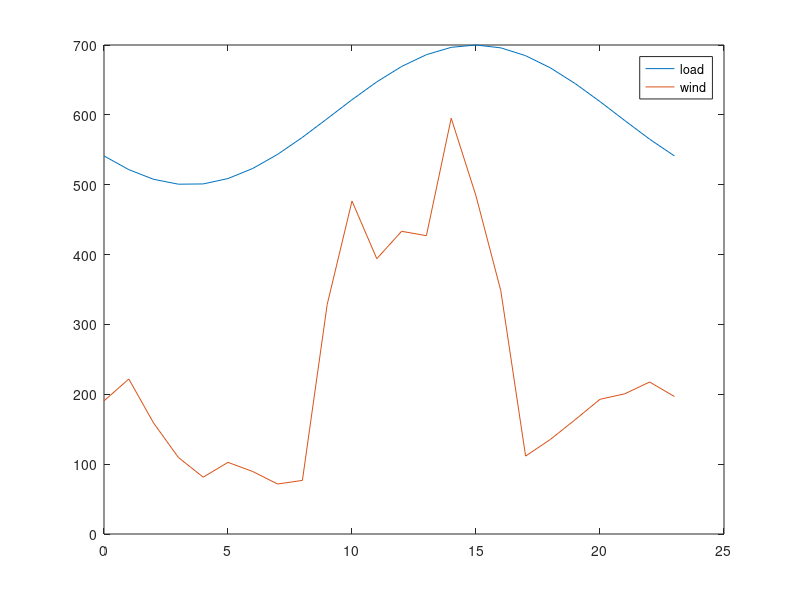

This chart was generated by the following MATLAB code: (Note: this script raises an error after producing the figure.)
clear all

% Runs simulation for the lifetime of the battery

%% Tunables 

life=50400; %this will need to be changed with degradation
Endlife_cap = 0.5;
Starting_cap = 1;
Simu_interval = 720; % one month for degredation interval

ESCap = 20; % MW
ESallowed = 0.8;

k_dollar_coal = 2.37; % dollar/mmbtu, 2014: 2.37, 2017: 2.22
k_dollar_gas = 5.00; % dollar/mmbtu, 2014: 5.00, 2017: 3.67

%emissions factors
k_coal = 206*0.453592; % CO2 kg/mmbtu 
k_gas = 117*0.453592; % CO2 kg/mmbtu 
k_coal_nox = 0.227*0.453592;
k_gas_nox = 0.116*0.453592;
k_coal_so2 = 0.15713*0.453592; 
k_gas_so2 = 0.001*0.453592;

k_co2=[k_coal,k_coal,k_gas,k_gas]; % for heavy coal
k_nox=[k_coal_nox,k_coal_nox,k_gas_nox,k_gas_nox]; % for heavy coal
k_so2=[k_coal_so2,k_coal_so2,k_gas_so2,k_gas_so2]; % for heavy coal

k_dollar=[k_dollar_coal,k_dollar_coal,k_dollar_gas,k_dollar_gas]; % for heavy coal

Flag_wind=1.35; % 0 for no renewables 1 for renewables
Flag_solar=1.35;
t_vec = [0:23]';
load_profile = 100*sin(linspace(-0.8*pi,1.2*pi,length(t_vec)))+600;

%wind bellow
wind = Flag_wind*[141.1454209 164.3588944 117.67492 81.14462355 60.24906746 75.97386229 66.24155752 53.00033944 54.0897504 56.28039471 45.30936663 31.58459838 38.24235306 55.3985323 67.19698144 63.89313544 76.75370188 82.61862694 100.3076893 121.2392963 142.839525 148.6643123 161.1639311 145.8123442]; % wind
%solar bellow
solar = Flag_solar*[0 0 0 0 0 0 0 0 2.761714555 187.1547077 307.7808614 260.2846929 282.7520984 260.9285882 373.699438 294.5867518 181.2343721 0 0 0 0 0 0 0];

wind_profile=(wind+solar);

figure
plot(t_vec,load_profile,t_vec,wind_profile);
legend('load','wind')
fname = 'C:/filepath';
saveas(gca, fullfile(fname,'load'),'fig');

%%
up_min_vec = [12,12,4,4];
down_min_vec = [12,12,4,4];

alpha_load = 0.03;
alpha_wind = 0.05;

mpc = loadcase('case_yl9bus');
baseMVA = mpc.baseMVA;

% Change line constraints
mpc.branch(:,6) = 1000*ones(size(mpc.branch,1),1);

% Change generator limits (ineq, linear)
mpc.gen(1:4,9:10) = [340,136;300,120;80,32;80,32];

%(rows, columns)

%% Calculating coal cost curves
coef_Hunter_3 = [0.0144,21.077,9080,117483];  % Input/output curve, y(1000 Btu/h), x(MW)
x_Hunter = (10:1:100)';
y_Hunter = polyval(coef_Hunter_3,x_Hunter);

coef_Hunter_2 = polyfit(x_Hunter,y_Hunter,2);
y_Hunter_fit = polyval(coef_Hunter_2,x_Hunter);

coef_Hunter_cost = coef_Hunter_2*k_dollar_coal*10^(-3);
cost_Hunter = polyval(coef_Hunter_cost,x_Hunter);

Hunter_max = 100;

g1_max=mpc.gen(1,9);
g2_max=mpc.gen(2,9);

g1_ratio=g1_max/Hunter_max;
g2_ratio=g2_max/Hunter_max;

g1_cost=[coef_Hunter_cost(1)/g1_ratio,coef_Hunter_cost(2),coef_Hunter_cost(3)*g1_ratio];
g2_cost=[coef_Hunter_cost(1)/g2_ratio,coef_Hunter_cost(2),coef_Hunter_cost(3)*g2_ratio];

%% Calculating gas cost curves
coef_Moss_3 = [-0.0013,2.955,6561.2,662025];  % Input/output curve, y(1000 Btu/h), x(MW)
x_Moss = (10:10:750)'; % MW
y_Moss = polyval(coef_Moss_3,x_Moss); % 1000 Btu/h

coef_Moss_2 = polyfit(x_Moss,y_Moss,2); %fits a polynomial line of 2 degrees (Ax^2+Bx+C)
y_Moss_fit = polyval(coef_Moss_2,x_Moss); %uses the two polynominal line to create a new line

coef_Moss_cost = coef_Moss_2*k_dollar_gas*10^(-3);
cost_Moss = polyval(coef_Moss_cost,x_Moss);

Moss_max = 750;

g3_max=mpc.gen(3,9);
g4_max=mpc.gen(4,9);

g3_ratio=g3_max/Moss_max;
g4_ratio=g4_max/Moss_max;

g3_cost = [coef_Moss_cost(1)/g3_ratio,coef_Moss_cost(2),coef_Moss_cost(3)*g3_ratio];
g4_cost = [coef_Moss_cost(1)/g4_ratio,coef_Moss_cost(2),coef_Moss_cost(3)*g4_ratio];

%%
mpc.gencost(1,5:7) = g1_cost; 
mpc.gencost(2,5:7) = g2_cost;
mpc.gencost(3,5:7) = g3_cost;
mpc.gencost(4,5:7) = g4_cost;

%%
% Change reserve cost
Rcost = [9;10;4;4;9;10;4;4]*baseMVA;

c_on = [5.61*mpc.gen(1,9)+7.5*mpc.gen(1,9)*k_dollar_coal;5.61*mpc.gen(2,9)+7.5*mpc.gen(2,9)*k_dollar_coal;
    3.99*mpc.gen(3,9)+3.67*mpc.gen(3,9)*k_dollar_gas;3.99*mpc.gen(4,9)+3.67*mpc.gen(4,9)*k_dollar_gas];

c_off = [5.61*mpc.gen(1,9);5.61*mpc.gen(2,9);3.99*mpc.gen(3,9);3.99*mpc.gen(4,9)];
c_rES = 0.1;

mileage = 7.364;
eff=0.9;
Rinc=0.04; 
EOL_eff=1-(1-eff)*(Rinc+1);
eff_loss=(eff-EOL_eff)/life*24*30; %13680 is the life of the battery

%% prepare

Current_cap = Starting_cap;
Current_t = 0;
tvec = [];
co2_vec = [];
so2_vec = [];
nox_vec = [];
cap_vec = [];
coal_vec=[];
gas_vec=[];
F_coal=[];
F_gas=[];
g1_nES=[];
g2_nES=[];
g3_nES=[];
g4_nES=[];
g1=[];
g2=[];
g3=[];
g4=[];
g1_vec=[];
g2_vec=[];
g3_vec=[];
g4_vec=[];
BaseLoad = 143+159+198; 

n_interval = length(t_vec);
n_generator = 4;
n_wind = 1;
n_reserve = 4;
n_ES = 1;
n_branch = 9;
n_bus = 9;

%% cost
cost_coef = mpc.gencost(1:4,5:7);
Q_gen = diag(cost_coef(:,1))*baseMVA^2; %making cost in 1st column of cost_coef into the diagonal of a 4x4
c_gen = cost_coef(:,2)*baseMVA;
c_gen_c = cost_coef(:,3);
c_reserve = Rcost(1:n_reserve)*2;

CrES = zeros(n_bus,1);
CrES(8,1) = 1; % the first one is 0.1 and the last is 1 

% power flow (eq, linear)
Bmatrix = zeros(n_bus,n_bus);
branch_info = mpc.branch;
for i = 1:n_branch
    ind_i = branch_info(i,1);
    ind_j = branch_info(i,2);
    bij = 1/branch_info(i,4);
    Bmatrix(ind_i,ind_j) = -bij;
    Bmatrix(ind_j,ind_i) = -bij;
end

Bmatrix = Bmatrix + diag(-sum(Bmatrix,2));

bus_info = mpc.bus;

Cg = zeros(n_bus,n_generator);
Cg(1,1) = 1;
Cg(2,2) = 1;
Cg(3,3) = 1;
Cg(6,4) = 1;

Cw = zeros(n_bus,n_wind);
Cw(8,1) = 1;

% generator limits (ineq, linear)
gen_limits = mpc.gen(1:4,9:10)/baseMVA;

% line constraints (ineq, linear)
Smax = mpc.branch(:,6)/baseMVA;

Bline = zeros(n_branch,n_branch);
for i = 1:n_branch
    ind_i = branch_info(i,1);
    ind_j = branch_info(i,2);
    bij = 1/branch_info(i,4);
    Bline(i,ind_i) = bij;
    Bline(i,ind_j) = -bij;
end

% prepare for cvx
Q_gen_cvx = [];
c_gen_cvx = [];
c_gen_c_cvx = [];
c_reserve_cvx = [];
c_on_cvx = [];
c_off_cvx = [];
c_rES_cvx = [];
Cg_cvx = [];
Cw_cvx = [];
CrES_cvx = [];
Bmatrix_cvx = [];
Sd_cvx = [];
gen_max_cvx = [];
gen_min_cvx = [];
wind_forecast_cvx = [];
Smax_cvx = [];
Bline_cvx = [];


for i = 1:n_interval 
    
    % Change loads
    loadamp = load_profile(i)/BaseLoad;
    mpc.bus(:,3:4) = loadamp*bus_info(:,3:4);
    Sd =mpc.bus(:,3)/baseMVA;
    
    % Change generator bounds
    wind_forecast = wind_profile(i);
    mpc.gen(5,9:10) = [wind_forecast,0]; % wind
    
    % Matrices
    Q_gen_cvx = blkdiag(Q_gen_cvx,Q_gen);
    c_gen_cvx = [c_gen_cvx;c_gen];
    c_gen_c_cvx = [c_gen_c_cvx;c_gen_c];
    c_reserve_cvx = [c_reserve_cvx;c_reserve];
    c_on_cvx = [c_on_cvx;c_on];
    c_off_cvx = [c_off_cvx;c_off];
    c_rES_cvx = [c_rES_cvx;c_rES];
    
    Cg_cvx = blkdiag(Cg_cvx,Cg);
    Cw_cvx = blkdiag(Cw_cvx,Cw);
    CrES_cvx = blkdiag(CrES_cvx,CrES);
    Bmatrix_cvx = blkdiag(Bmatrix_cvx,Bmatrix);
    Sd_cvx = [Sd_cvx;Sd];
    
    gen_max_cvx = [gen_max_cvx;gen_limits(:,1)];
    gen_min_cvx = [gen_min_cvx;gen_limits(:,2)];
    wind_forecast_cvx = [wind_forecast_cvx;wind_forecast];
    
    Smax_cvx = [Smax_cvx;Smax];
    Bline_cvx = blkdiag(Bline_cvx,Bline);
    
end

cvx_begin

variables p(n_generator*n_interval) pw(n_wind*n_interval) theta(n_bus*n_interval) r(n_reserve*n_interval)
variable u(n_generator*n_interval) binary
variable v(n_generator*n_interval) binary
variable w(n_generator*n_interval) binary

minimize (quad_form(p,Q_gen_cvx) + c_gen_cvx'*p + c_reserve_cvx'*r + c_on_cvx'*v + c_off_cvx'*w + c_gen_c_cvx'*u)

subject to
-Cg_cvx*p - Cw_cvx*pw + Bmatrix_cvx*theta + Sd_cvx == 0
p + r <= gen_max_cvx.*u
p - r >= gen_min_cvx.*u
0 <= pw <= wind_forecast_cvx/baseMVA

for i = 1:n_interval
    theta_i = theta((i-1)*n_bus+1:i*n_bus);
    u_i = u((i-1)*n_generator+1:i*n_generator);
    -Smax <= Bline*theta((i-1)*n_bus+1:i*n_bus) <= Smax
    
    theta((i-1)*n_bus+1) == 0
    r_i = r((i-1)*n_reserve+1:i*n_reserve);
    r_demand_i = alpha_wind*pw(i)+alpha_load*load_profile(i)/baseMVA;
    sum(r_i) >= r_demand_i
end

r >= 0

u_0_length = max(max(up_min_vec),max(down_min_vec))+1;
u_0 = ones(n_generator*u_0_length,1); % assume all generator on in the previous period
u_extend = [u_0;u];

for k = 1:n_generator
    up_min = up_min_vec(k);
    down_min = down_min_vec(k);
    for i = 2:(n_interval+u_0_length)
        u_i = u_extend((i-1)*n_generator+k);
        u_iminus = u_extend((i-2)*n_generator+k);
        if (n_interval+u_0_length-i) >= down_min
            for j = 1:down_min-1
                u_j = u_extend((i-1+j)*n_generator+k);
                u_iminus - u_i + u_j <= 1
            end
        else
            for j = 1:(n_interval+u_0_length-i)
                u_j = u_extend((i-1+j)*n_generator+k);
                u_iminus - u_i + u_j <= 1
            end
        end
        if (n_interval+u_0_length-i) >= up_min
            for j = 1:up_min-1
                u_j = u_extend((i-1+j)*n_generator+k);
                -u_iminus + u_i - u_j <= 0
            end
        else
            for j = 1:(n_interval+u_0_length-i)
                u_j = u_extend((i-1+j)*n_generator+k);
                -u_iminus + u_i - u_j <= 0
            end
        end
    end
end

for i = 1:n_interval
    u_i = u((i-1)*n_generator+1:i*n_generator);
    if i == 1
        u_iminus = u_0(end-3:end);
    else
        u_iminus = u((i-2)*n_generator+1:(i-1)*n_generator);
    end
    v_i = v((i-1)*n_generator+1:i*n_generator);
    w_i = w((i-1)*n_generator+1:i*n_generator);
    -u_iminus + u_i - v_i <= 0
    u_iminus - u_i - w_i <= 0
end

cvx_end

p_noES = p;
pw_noES = pw;
r_noES = r;
u_noES = u;
v_noES = v;
w_noES = w;

d=1;

while Current_cap > Endlife_cap
    
    Current_t;
    
    if (Current_t) == 0
        Current_cap;
    else
        Current_cap = Starting_cap-(1-f_BatteryDegrade_Xu(Current_t))
    end
    tvec = [tvec;Current_t];
    cap_vec = [cap_vec;Current_cap];
    Current_t = Current_t + Simu_interval %simulation interval needs to be converted from hours to days
    
    ESavailable = ESCap*Current_cap*ESallowed/2; %%% this should just be ESCap
    maxES = ESavailable/baseMVA;
    maxES = ESavailable/baseMVA;
    
    
    %%
    
    clearvars p pw theta r u v w
    
    cvx_begin
    
    variables p(n_generator*n_interval) pw(n_wind*n_interval) theta(n_bus*n_interval) r(n_reserve*n_interval) rES(n_ES*n_interval)
    variable u(n_generator*n_interval) binary
    variable v(n_generator*n_interval) binary
    variable w(n_generator*n_interval) binary
    
    minimize (quad_form(p,Q_gen_cvx) + c_gen_cvx'*p + c_reserve_cvx'*r + c_on_cvx'*v + c_off_cvx'*w + c_rES_cvx'*rES + c_gen_c_cvx'*u)
    
    beta = mileage/24*(1-eff);
    eff=eff-eff_loss;
    
    subject to
    -Cg_cvx*p - Cw_cvx*pw + Bmatrix_cvx*theta + Sd_cvx + CrES_cvx*rES*beta == 0
    p + r <= gen_max_cvx.*u
    p - r >= gen_min_cvx.*u
    0 <= pw <= wind_forecast_cvx/baseMVA
    
    for i = 1:n_interval
        theta_i = theta((i-1)*n_bus+1:i*n_bus);
        u_i = u((i-1)*n_generator+1:i*n_generator);
        -Smax <= Bline*theta((i-1)*n_bus+1:i*n_bus) <= Smax
        
        theta((i-1)*n_bus+1) == 0
        r_i = r((i-1)*n_reserve+1:i*n_reserve);
        rES_i = rES((i-1)*n_ES+1:i*n_ES);
        r_demand_i = alpha_wind*pw(i)+alpha_load*load_profile(i)/baseMVA;
        sum(r_i) + sum(rES_i) >= r_demand_i
    end
    
    r >= 0
    0 <= rES <= maxES
    
    u_0_length = max(max(up_min_vec),max(down_min_vec))+1;
    u_0 = ones(n_generator*u_0_length,1); 
    u_extend = [u_0;u];
    for k = 1:n_generator
        up_min = up_min_vec(k);
        down_min = down_min_vec(k);
        for i = 2:(n_interval+u_0_length)
            u_i = u_extend((i-1)*n_generator+k);
            u_iminus = u_extend((i-2)*n_generator+k);
            if (n_interval+u_0_length-i) >= down_min
                for j = 1:down_min-1
                    u_j = u_extend((i-1+j)*n_generator+k);
                    u_iminus - u_i + u_j <= 1
                end
            else
                for j = 1:(n_interval+u_0_length-i)
                    u_j = u_extend((i-1+j)*n_generator+k);
                    u_iminus - u_i + u_j <= 1;
                end
            end
            if (n_interval+u_0_length-i) >= up_min
                for j = 1:up_min-1
                    u_j = u_extend((i-1+j)*n_generator+k);
                    -u_iminus + u_i - u_j <= 0
                end
            else
                for j = 1:(n_interval+u_0_length-i)
                    u_j = u_extend((i-1+j)*n_generator+k);
                    -u_iminus + u_i - u_j <= 0
                end
            end
        end
    end
    
    for i = 1:n_interval
        u_i = u((i-1)*n_generator+1:i*n_generator);
        if i == 1
            u_iminus = u_0(end-3:end);
        else
            u_iminus = u((i-2)*n_generator+1:(i-1)*n_generator);
        end
        v_i = v((i-1)*n_generator+1:i*n_generator);
        w_i = w((i-1)*n_generator+1:i*n_generator);
        -u_iminus + u_i - v_i <= 0
        u_iminus - u_i - w_i <= 0
    end
    
    cvx_end
    
    
    for i = 1:n_interval
        
        p_i = p_noES((i-1)*n_generator+1:i*n_generator);%generation
        p1_noES(i,1) = p_i(1);
        p2_noES(i,1) = p_i(2);
        p3_noES(i,1) = p_i(3);
        p4_noES(i,1) = p_i(4);
        
        u_i = u_noES((i-1)*n_generator+1:i*n_generator);
        u1_noES(i,1) = u_i(1);
        u2_noES(i,1) = u_i(2);
        u3_noES(i,1) = u_i(3);
        u4_noES(i,1) = u_i(4);
        
        r_i = r_noES((i-1)*n_generator+1:i*n_generator);%reserves
        r1_noES(i,1) = r_i(1);
        r2_noES(i,1) = r_i(2);
        r3_noES(i,1) = r_i(3);
        r4_noES(i,1) = r_i(4);
        
    end
    
    for i = 1:n_interval
        
        p_i = p((i-1)*n_generator+1:i*n_generator);
        p1(i,1) = p_i(1);
        p2(i,1) = p_i(2);
        p3(i,1) = p_i(3);
        p4(i,1) = p_i(4);
        
        u_i = u((i-1)*n_generator+1:i*n_generator);
        u1(i,1) = u_i(1);
        u2(i,1) = u_i(2);
        u3(i,1) = u_i(3);
        u4(i,1) = u_i(4);
        
        r_i = r((i-1)*n_generator+1:i*n_generator);
        r1(i,1) = r_i(1);
        r2(i,1) = r_i(2);
        r3(i,1) = r_i(3);
        r4(i,1) = r_i(4);
        
    end
    
    if (Current_t)==720
    figure 
    subplot(3,2,1)
    plot(t_vec,p1_noES*baseMVA,'-o',t_vec,p1*baseMVA,'--x','MarkerSize',3)
    hline = refline([0 136]);
    hline.Color='k';
    hline.LineStyle='--';
    hline = refline([0 340]);
    hline.Color='k';
    hline.LineStyle='--';
    legend('w/o ES','w ES','Location','northoutside','Orientation','Horizontal')
    xlim([0,23])

    ylabel('G1 MW (Coal)')
    subplot(3,2,2)
    plot(t_vec,p2_noES*baseMVA,'-o',t_vec,p2*baseMVA,'--x','MarkerSize',3)
    hline = refline([0 120]);
    hline.LineStyle='--';
    hline.Color='k';
    hline = refline([0 300]);
    hline.LineStyle='--';
    hline.Color='k';
    xlim([0,23])

    ylabel('G2 MW (Coal)')
    subplot(3,2,3)
    plot(t_vec,p3_noES*baseMVA,'-o',t_vec,p3*baseMVA,'--x','MarkerSize',3)
    hline = refline([0 80]);
    hline.LineStyle='--';
    hline.Color='k';
    hline = refline([0 32]);
    hline.LineStyle='--';
    hline.Color='k';
    xlim([0,23])

    ylabel('G3 MW (NG)')
    subplot(3,2,4)
    plot(t_vec,p4_noES*baseMVA,'-o',t_vec,p4*baseMVA,'--x','MarkerSize',3)
    hline = refline([0 80]);
    hline.LineStyle='--';
    hline.Color='k';
    hline = refline([0 32]);
    hline.LineStyle='--';
    hline.Color='k';
    xlim([0,23])

    ylabel('G4 MW (NG)')
    subplot(3,2,5)
    plot(t_vec,pw_noES*baseMVA,'-o',t_vec,pw*baseMVA,'--x','MarkerSize',3)
    xlim([0,23])

    ylabel('Renewable MW')
    xlabel('Hours')
    saveas(gca, fullfile(fname,'Dispatch_Init'),'fig');

    figure %7
    subplot(3,2,1)
    plot(t_vec,r1_noES*baseMVA,'-o',t_vec,r1*baseMVA,'--x','MarkerSize',3)
    legend('w/o ES','w ES','Location','northoutside','Orientation','Horizontal')
    title('Reserve dispatch (MW)')
    xlim([0,23])

    ylabel('G1 MW (Coal)')
    subplot(3,2,2)
    plot(t_vec,r2_noES*baseMVA,'-o',t_vec,r2*baseMVA,'--x','MarkerSize',3)
    xlim([0,23])

    ylabel('G2 MW (Coal)')
    subplot(3,2,3)
    plot(t_vec,r3_noES*baseMVA,'-o',t_vec,r3*baseMVA,'--x','MarkerSize',3)
    xlim([0,23])

    ylabel('G3 MW (NG)')
    subplot(3,2,4)
    plot(t_vec,r4_noES*baseMVA,'-o',t_vec,r4*baseMVA,'--x','MarkerSize',3)
    xlim([0,23])

    ylabel('G4 MW (NG)')
    subplot(3,2,5)
    plot(t_vec,zeros(length(t_vec),1),'-o',t_vec,rES*baseMVA,'--x','MarkerSize',3)
    xlim([0,23])

    ylabel('Battery MW')
    xlabel('Hours')
    saveas(gca, fullfile(fname,'Reserve_Init'),'fig');
    end
    
    co2_total_noES = [];
    so2_total_noES = [];
    nox_total_noES = [];
    cost_p_noES = [];
    cost_r_noES = [];
    cost_total_noES = [];
    gen1=[];
    gen2=[];
    gen3=[];
    gen4=[];
    gen1_noES=[];
    gen2_noES=[];
    gen3_noES=[];
    gen4_noES=[];
    Fuel_coal_noES = [];
    Fuel_gas_noES = [];
    
    for i = 1:length(t_vec) %do something in this section 
        
        p_1 = p1_noES(i)*baseMVA;
        p_2 = p2_noES(i)*baseMVA;
        p_3 = p3_noES(i)*baseMVA;
        p_4 = p4_noES(i)*baseMVA;
        
        gen1_nES(i)=p_1;
        gen2_nES(i)=p_2;
        gen3_nES(i)=p_3;
        gen4_nES(i)=p_4;
                
        cost_1 = polyval(mpc.gencost(1,5:7),p_1);
        cost_2 = polyval(mpc.gencost(2,5:7),p_2);
        cost_3 = polyval(mpc.gencost(3,5:7),p_3);
        cost_4 = polyval(mpc.gencost(4,5:7),p_4);
        
        cost_p_noES(i,1) = cost_1 + cost_2 + cost_3 + cost_4;
        
        r_i = r_noES((i-1)*n_reserve+1:i*n_reserve);
        cost_r_noES(i,1) = c_reserve'*r_i;
        
        cost_total_noES(i,1) = cost_p_noES(i,1) + cost_r_noES(i,1);
        
        Fuel1 = cost_1/k_dollar(1,1); %MMBtu
        Fuel2 = cost_2/k_dollar(1,2);
        Fuel3 = cost_3/k_dollar(1,3);
        Fuel4 = cost_4/k_dollar(1,4);
        
        co2_1 = cost_1/k_dollar(1,1)*k_co2(1,1);
        co2_2 = cost_2/k_dollar(1,2)*k_co2(1,2);
        co2_3 = cost_3/k_dollar(1,3)*k_co2(1,3);
        co2_4 = cost_4/k_dollar(1,4)*k_co2(1,4);
        
        so2_1 = cost_1/k_dollar(1,1)*k_so2(1,1);
        so2_2 = cost_2/k_dollar(1,2)*k_so2(1,2);
        so2_3 = cost_3/k_dollar(1,3)*k_so2(1,3);
        so2_4 = cost_4/k_dollar(1,4)*k_so2(1,4);
        
        nox_1 = cost_1/k_dollar(1,1)*k_nox(1,1);
        nox_2 = cost_2/k_dollar(1,2)*k_nox(1,2);
        nox_3 = cost_3/k_dollar(1,3)*k_nox(1,3);
        nox_4 = cost_4/k_dollar(1,4)*k_nox(1,4);
        
        if (p_1<1)
            Fuel1=0;
            co2_1=0;
            so2_1=0;
            nox_1=0;
        end
        if (p_2<1)
            Fuel2=0;
            co2_2=0;
            so2_2=0;
            nox_2=0;
        end
        if (p_3<1)
            Fuel3=0;
            co2_3=0;
            so2_3=0;
            nox_3=0;
        end
        if (p_4<1)
            Fuel4=0;
            co2_4=0;
            so2_4=0;
            nox_4=0;
        end
        
        co2_p = co2_1+co2_2+co2_3+co2_4;
        so2_p = so2_1+so2_2+so2_3+so2_4;
        nox_p = nox_1+nox_2+nox_3+nox_4;
        
        coal_p = Fuel1+Fuel2;
        gas_p = Fuel3 + Fuel4;
        
        co2_total_noES(i,1) = co2_p; %represents a day's worth of emissions
        so2_total_noES(i,1) = so2_p; %represents a day's worth of emissions
        nox_total_noES(i,1) = nox_p; %represents a day's worth of emissions
        Fuel_coal_noES(i,1) = coal_p;
        Fuel_gas_noES(i,1) = gas_p;
        Fuel_G1_noES(i,1) = Fuel1;
        Fuel_G2_noES(i,1) = Fuel2;
        Fuel_G3_noES(i,1) = Fuel3;
        Fuel_G4_noES(i,1) = Fuel4;
    end
    
    g1_nES(d)=sum(gen1_nES);
    g2_nES(d)=sum(gen2_nES);
    g3_nES(d)=sum(gen3_nES);
    g4_nES(d)=sum(gen4_nES);
    f1_nES(d)=sum(Fuel_G1_noES);
    f2_nES(d)=sum(Fuel_G2_noES);
    f3_nES(d)=sum(Fuel_G3_noES);
    f4_nES(d)=sum(Fuel_G4_noES);
    
    co2_total = [];
    so2_total = [];
    nox_total = [];
    cost_p = [];
    cost_r = [];
    cost_total = [];
    Fuel_coal = [];
    Fuel_gas = [];

    
    for i = 1:length(t_vec)
        
        p_1 = p1(i)*baseMVA;
        p_2 = p2(i)*baseMVA;
        p_3 = p3(i)*baseMVA;
        p_4 = p4(i)*baseMVA;
        
        gen1(i)=p_1;
        gen2(i)=p_2;
        gen3(i)=p_3;
        gen4(i)=p_4;
        
        cost_1 = polyval(mpc.gencost(1,5:7),p_1);
        cost_2 = polyval(mpc.gencost(2,5:7),p_2);
        cost_3 = polyval(mpc.gencost(3,5:7),p_3);
        cost_4 = polyval(mpc.gencost(4,5:7),p_4);
        
        cost_p(i,1) = cost_1 + cost_2 + cost_3 + cost_4;
        
        r_i = r((i-1)*n_reserve+1:i*n_reserve);
        cost_r(i,1) = c_reserve'*r_i;
        
        cost_total(i,1) = cost_p(i,1) + cost_r(i,1);
        
        co2_1 = cost_1/k_dollar(1,1)*k_co2(1,1);
        co2_2 = cost_2/k_dollar(1,2)*k_co2(1,2);
        co2_3 = cost_3/k_dollar(1,3)*k_co2(1,3);
        co2_4 = cost_4/k_dollar(1,4)*k_co2(1,4);
        
        so2_1 = cost_1/k_dollar(1,1)*k_so2(1,1);
        so2_2 = cost_2/k_dollar(1,2)*k_so2(1,2);
        so2_3 = cost_3/k_dollar(1,3)*k_so2(1,3);
        so2_4 = cost_4/k_dollar(1,4)*k_so2(1,4);
        
        nox_1 = cost_1/k_dollar(1,1)*k_nox(1,1);
        nox_2 = cost_2/k_dollar(1,2)*k_nox(1,2);
        nox_3 = cost_3/k_dollar(1,3)*k_nox(1,3);
        nox_4 = cost_4/k_dollar(1,4)*k_nox(1,4);
        
        Fuel1 = cost_1/k_dollar(1,1); %MMBtu
        Fuel2 = cost_2/k_dollar(1,2);
        Fuel3 = cost_3/k_dollar(1,3);
        Fuel4 = cost_4/k_dollar(1,4);
        
        if (p_1<1)
            Fuel1=0;
            co2_1=0;
            so2_1=0;
            nox_1=0;
        end
        if (p_2<1)
            Fuel2=0;
            co2_2=0;
            so2_2=0;
            nox_2=0;
        end
        if (p_3<1)
            Fuel3=0;
            co2_3=0;
            so2_3=0;
            nox_3=0;
        end
        if (p_4<1)
            Fuel4=0;
            co2_4=0;
            so2_4=0;
            nox_4=0;
        end
        
        co2_p = co2_1+co2_2+co2_3+co2_4;
        so2_p = so2_1+so2_2+so2_3+so2_4;
        nox_p = nox_1+nox_2+nox_3+nox_4;
        
        coal_p = Fuel1+Fuel2;
        gas_p = Fuel3 + Fuel4; 

        co2_total(i,1) = co2_p;
        so2_total(i,1) = so2_p;
        nox_total(i,1) = nox_p;
        Fuel_coal(i,1) = coal_p;
        Fuel_gas(i,1) = gas_p;
        Fuel_G1(i,1) = Fuel1;
        Fuel_G2(i,1) = Fuel2;
        Fuel_G3(i,1) = Fuel3;
        Fuel_G4(i,1) = Fuel4;
        

    end
    
    g1(d)=sum(gen1);
    g2(d)=sum(gen2);
    g3(d)=sum(gen3);
    g4(d)=sum(gen4);
    f1(d)=sum(Fuel_G1);
    f2(d)=sum(Fuel_G2);
    f3(d)=sum(Fuel_G3);
    f4(d)=sum(Fuel_G4);
    d=d+1;
    
    F_coal_delta = sum(Fuel_coal)-sum(Fuel_coal_noES); %total for one day in each month
    F_gas_delta = sum(Fuel_gas)-sum(Fuel_gas_noES); %total for one day in each month
    co2_delta = sum(co2_total) - sum(co2_total_noES);
    so2_delta = sum(so2_total) - sum(so2_total_noES);
    nox_delta = sum(nox_total) - sum(nox_total_noES);
    g1_delta=sum(g1)-sum(g1_nES);
    g2_delta=sum(g2)-sum(g2_nES);
    g3_delta=sum(g3)-sum(g3_nES);
    g4_delta = sum(g4)-sum(g4_nES);
    
    coal_vec = [coal_vec;F_coal_delta];
    gas_vec = [gas_vec;F_gas_delta];
    co2_vec = [co2_vec;co2_delta];
    so2_vec = [so2_vec;so2_delta];
    nox_vec = [nox_vec;nox_delta];% positive if ES increased emissions
    g1_vec = [g1_vec;g1_delta];
    g2_vec = [g2_vec;g2_delta];
    g3_vec = [g3_vec;g3_delta];
    g4_vec = [g4_vec;g4_delta];
 
    curt_ES = sum(pw*baseMVA)/sum(wind_profile)
    curt_noES = sum(pw_noES*baseMVA)/sum(wind_profile)

    if (Current_t)==720
    figure 
    subplot(2,2,1)
    plot(t_vec,Fuel_G1_noES,'-o',t_vec,Fuel_G1,'--x','MarkerSize',3)
    legend('w/o ES','w ES','Location','northoutside','Orientation','Horizontal')
    title('Fuel (MMBtu)')
    xlim([0,23])
    ylabel('G1 MMBtu (Coal)')
    
    subplot(2,2,2)
    plot(t_vec,Fuel_G2_noES,'-o',t_vec,Fuel_G2,'--x','MarkerSize',3)
    xlim([0,23])
    ylabel('G2 MMBtu (Coal)')
    
    subplot(2,2,3)
    plot(t_vec,Fuel_G3_noES,'-o',t_vec,Fuel_G3,'--x','MarkerSize',3)
    xlim([0,23])
    ylabel('G3 MMBtu (NG)')
    
    subplot(2,2,4)
    plot(t_vec,Fuel_G4_noES,'-o',t_vec,Fuel_G4,'--x','MarkerSize',3)
    xlim([0,23])
    ylabel('G4 MMBtu (NG)')
    saveas(gca, fullfile(fname,'Fuel_Init'),'fig');
    end
end
%%

    figure 
    subplot(3,2,1)
    plot(t_vec,p1_noES*baseMVA,'-o',t_vec,p1*baseMVA,'--x','MarkerSize',3)
    legend('w/o ES','w ES','Location','northoutside','Orientation','Horizontal')
    title('Generator dispatch (MW)')
    hline = refline([0 136]);
    hline.Color='k';
    hline.LineStyle='--';
    hline = refline([0 340]);
    hline.Color='k';
    hline.LineStyle='--';
    xlim([0,23])
    ylabel('G1 MW (Coal)')
    
    subplot(3,2,2)
    plot(t_vec,p2_noES*baseMVA,'-o',t_vec,p2*baseMVA,'--x','MarkerSize',3)
    xlim([0,23])
    hline = refline([0 120]);
    hline.LineStyle='--';
    hline.Color='k';
    hline = refline([0 300]);
    hline.LineStyle='--';
    hline.Color='k';
    ylabel('G2 MW (Coal)')
    
    subplot(3,2,3)
    plot(t_vec,p3_noES*baseMVA,'-o',t_vec,p3*baseMVA,'--x','MarkerSize',3)
    xlim([0,23])
    hline = refline([0 80]);
    hline.LineStyle='--';
    hline.Color='k';
    hline = refline([0 32]);
    hline.LineStyle='--';
    hline.Color='k';
    ylabel('G3 MW (NG)')
    xlabel('Hours')
    
    subplot(3,2,4)
    plot(t_vec,p4_noES*baseMVA,'-o',t_vec,p4*baseMVA,'--x','MarkerSize',3)
    hline = refline([0 80]);
    hline.LineStyle='--';
    hline.Color='k';
    hline = refline([0 32]);
    hline.LineStyle='--';
    hline.Color='k';
    xlim([0,23])
    ylabel('G4 MW (NG)')
    xlabel('Hours')
    
    subplot(3,2,5)
    plot(t_vec,pw_noES*baseMVA,'-o',t_vec,pw*baseMVA,'--x','MarkerSize',3)
    xlim([0,23])
    ylabel('Renewable MW')
    xlabel('Hours')
    saveas(gca, fullfile(fname,'Dispatch_Final'),'fig');
   
 
    figure
    subplot(3,2,1)
    plot(t_vec,r1_noES*baseMVA,'-o',t_vec,r1*baseMVA,'--x','MarkerSize',3)
    legend('w/o ES','w ES','Location','northoutside','Orientation','Horizontal')
    title('Reserve dispatch (MW)')
    xlim([0,23])
    ylabel('G1 MW (Coal)')
    
    subplot(3,2,2)
    plot(t_vec,r2_noES*baseMVA,'-o',t_vec,r2*baseMVA,'--x','MarkerSize',3)
    xlim([0,23])
    ylabel('G2 MW (Coal)')
    
    subplot(3,2,3)
    plot(t_vec,r3_noES*baseMVA,'-o',t_vec,r3*baseMVA,'--x','MarkerSize',3)
    xlim([0,23])
    ylabel('G3 MW (NG)')
    
    subplot(3,2,4)
    plot(t_vec,r4_noES*baseMVA,'-o',t_vec,r4*baseMVA,'--x','MarkerSize',3)
    xlim([0,23])
    ylabel('G4 MW (NG)')
    
    subplot(3,2,5)
    plot(t_vec,zeros(length(t_vec),1),'-o',t_vec,rES*baseMVA,'--x','MarkerSize',3)
    xlim([0,23])
    ylabel('Battery MW')
    xlabel('Hours')
    saveas(gca, fullfile(fname,'Reserves_Final'),'fig');

total_co2 = sum(30*co2_vec)
total_so2 = sum(30*so2_vec)
total_nox = sum(30*nox_vec)
total_coal = sum(30*coal_vec)
total_gas = sum(30*gas_vec)
total_coal_MW=30*(sum(g1_vec)+sum(g2_vec))
total_gas_MW=30*(sum(g3_vec)+sum(g4_vec))

label={'Curt_Coal_WS'};
impacts(1,:)=[total_co2,total_so2,total_nox,total_gas,total_coal,total_gas_MW,total_coal_MW];
xlswrite('impacts_Xu.xlsx',label,1,'A32')
xlswrite('impacts_Xu.xlsx',impacts,1,'B32')

%%
figure
plot(tvec,co2_vec,'-o','MarkerSize',4) 
xlabel('Hours')
ylabel('CO_2 (kg)')
saveas(gca, fullfile(fname,'CO2'),'fig');

figure
plot(tvec,coal_vec,'-o',tvec,gas_vec,'-o','MarkerSize',4)
xlabel('Hours')
ylabel('Fuel (mmBtu)')
legend('Coal','Gas')
saveas(gca, fullfile(fname,'Fuel'),'fig');

figure
plot(tvec/24/30,g1,'-o',tvec/24/30,g2,'-o',tvec/24/30,g3,'-o',tvec/24/30,g4,'-o','MarkerSize',4)
legend('g1','g2','g3','g4')
xlabel('Months')
ylabel('Generation (MWh)')
saveas(gca, fullfile(fname,'Gen_ES'),'fig');

figure
plot(tvec/24/30,g1_nES,'-o',tvec/24/30,g2_nES,'-o',tvec/24/30,g3_nES,'-o',tvec/24/30,g4_nES,'-o','MarkerSize',4)
legend('g1_nES','g2_nES','g3_nES','g4_nES')
xlabel('Months')
ylabel('Generation (MWh)')
saveas(gca, fullfile(fname,'Gen_noES'),'fig');
